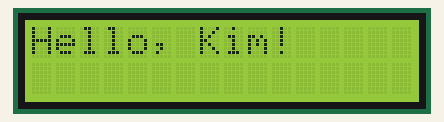
Recording of a sketch running on a simulated Arduino Uno, built with avr-gcc and run on an emulated ATmega328P. On the bench: 16×2 character LCD.

Above: at 0.1 s.
At 4.1 s:
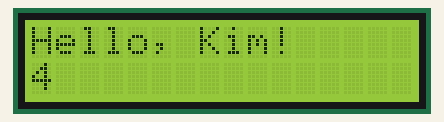
At 9.1 s:
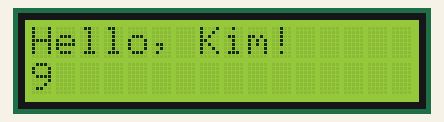
At 19.2 s:
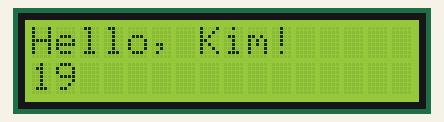
At 28.2 s:
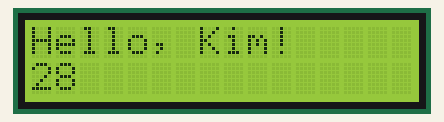
At 38.2 s:
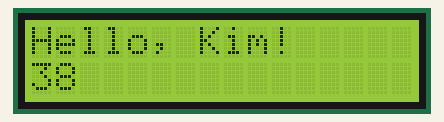

The sketch:

HelloWorld.ino
```cpp
#include <Wire.h>
#include <LiquidCrystal_I2C.h>

// Set the LCD address to 0x27 for a 16 chars and 2 line display
LiquidCrystal_I2C lcd(0x27, 16, 2);

void setup()
{
	// initialize the LCD
	lcd.begin();

	// Turn on the blacklight and print a message.
	lcd.backlight();
	lcd.print("Hello, Kim!");
}

int count = 0;
void loop()
{
  lcd.setCursor(0,1);

	// Do nothing here...
    delay(1000);
    count++;
    lcd.print(millis()/1000);
}
```

Measured:
- what the display in image 1 shows lasts 1.0 s, from 4.1 s to 5.1 s
